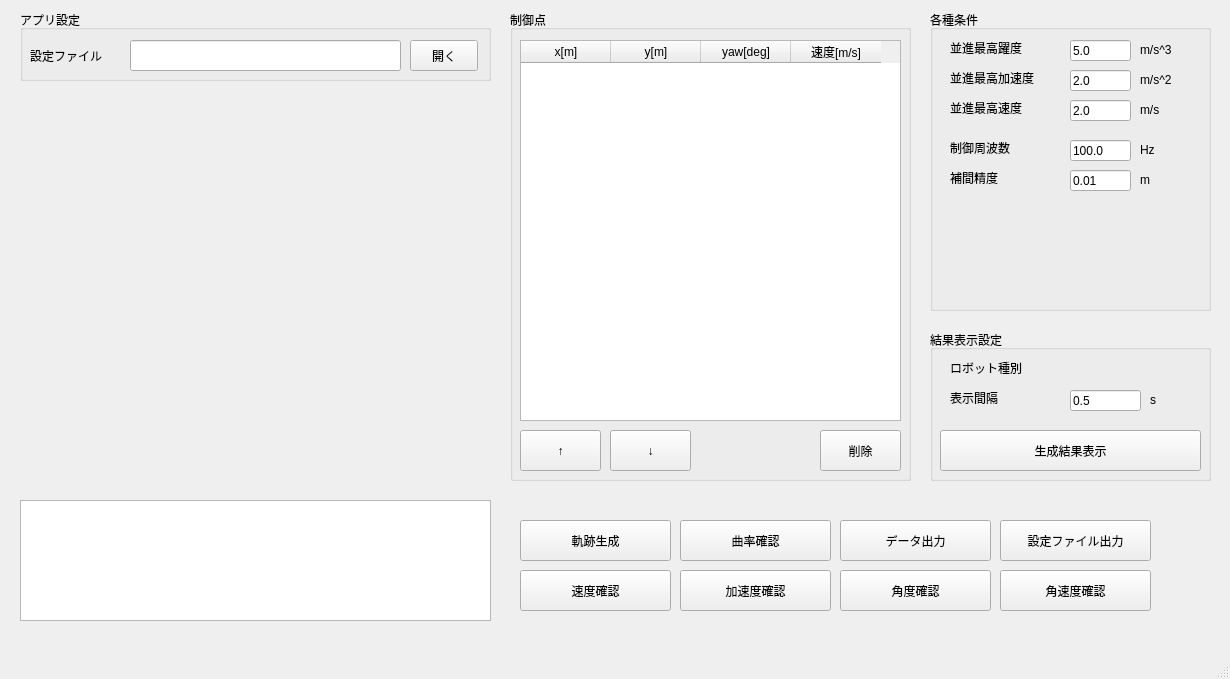
<?xml version="1.0" encoding="UTF-8"?>
<ui version="4.0">
 <class>SimpleTrajectoryGenerator</class>
 <widget class="QMainWindow" name="SimpleTrajectoryGenerator">
  <property name="enabled">
   <bool>true</bool>
  </property>
  <property name="geometry">
   <rect>
    <x>0</x>
    <y>0</y>
    <width>1230</width>
    <height>679</height>
   </rect>
  </property>
  <property name="windowTitle">
   <string>MainWindow</string>
  </property>
  <widget class="QWidget" name="centralwidget">
   <widget class="QTextBrowser" name="textBrowser">
    <property name="geometry">
     <rect>
      <x>20</x>
      <y>500</y>
      <width>471</width>
      <height>121</height>
     </rect>
    </property>
   </widget>
   <widget class="QWidget" name="widget" native="true">
    <property name="geometry">
     <rect>
      <x>20</x>
      <y>100</y>
      <width>471</width>
      <height>401</height>
     </rect>
    </property>
   </widget>
   <widget class="QPushButton" name="pushButton">
    <property name="geometry">
     <rect>
      <x>520</x>
      <y>520</y>
      <width>151</width>
      <height>41</height>
     </rect>
    </property>
    <property name="text">
     <string>軌跡生成</string>
    </property>
   </widget>
   <widget class="QPushButton" name="pushButton_2">
    <property name="enabled">
     <bool>true</bool>
    </property>
    <property name="geometry">
     <rect>
      <x>840</x>
      <y>520</y>
      <width>151</width>
      <height>41</height>
     </rect>
    </property>
    <property name="text">
     <string>データ出力</string>
    </property>
    <property name="default">
     <bool>false</bool>
    </property>
   </widget>
   <widget class="QPushButton" name="pushButton_8">
    <property name="enabled">
     <bool>true</bool>
    </property>
    <property name="geometry">
     <rect>
      <x>1000</x>
      <y>520</y>
      <width>151</width>
      <height>41</height>
     </rect>
    </property>
    <property name="text">
     <string>設定ファイル出力</string>
    </property>
    <property name="default">
     <bool>false</bool>
    </property>
   </widget>
   <widget class="QPushButton" name="pushButton_11">
    <property name="geometry">
     <rect>
      <x>520</x>
      <y>570</y>
      <width>151</width>
      <height>41</height>
     </rect>
    </property>
    <property name="text">
     <string>速度確認</string>
    </property>
   </widget>
   <widget class="QPushButton" name="pushButton_12">
    <property name="geometry">
     <rect>
      <x>680</x>
      <y>570</y>
      <width>151</width>
      <height>41</height>
     </rect>
    </property>
    <property name="text">
     <string>加速度確認</string>
    </property>
   </widget>
   <widget class="QPushButton" name="pushButton_13">
    <property name="geometry">
     <rect>
      <x>680</x>
      <y>520</y>
      <width>151</width>
      <height>41</height>
     </rect>
    </property>
    <property name="text">
     <string>曲率確認</string>
    </property>
   </widget>
   <widget class="QGroupBox" name="groupBox_3">
    <property name="geometry">
     <rect>
      <x>20</x>
      <y>10</y>
      <width>471</width>
      <height>71</height>
     </rect>
    </property>
    <property name="title">
     <string>アプリ設定</string>
    </property>
    <widget class="QPushButton" name="pushButton_7">
     <property name="geometry">
      <rect>
       <x>390</x>
       <y>30</y>
       <width>68</width>
       <height>31</height>
      </rect>
     </property>
     <property name="text">
      <string>開く</string>
     </property>
    </widget>
    <widget class="QLabel" name="label_7">
     <property name="geometry">
      <rect>
       <x>10</x>
       <y>30</y>
       <width>91</width>
       <height>31</height>
      </rect>
     </property>
     <property name="text">
      <string>設定ファイル</string>
     </property>
    </widget>
    <widget class="QLineEdit" name="lineEdit_00">
     <property name="geometry">
      <rect>
       <x>110</x>
       <y>30</y>
       <width>271</width>
       <height>31</height>
      </rect>
     </property>
     <property name="text">
      <string/>
     </property>
    </widget>
   </widget>
   <widget class="QGroupBox" name="groupBox">
    <property name="geometry">
     <rect>
      <x>510</x>
      <y>10</y>
      <width>401</width>
      <height>471</height>
     </rect>
    </property>
    <property name="title">
     <string>制御点</string>
    </property>
    <widget class="QPushButton" name="pushButton_3">
     <property name="geometry">
      <rect>
       <x>10</x>
       <y>420</y>
       <width>81</width>
       <height>41</height>
      </rect>
     </property>
     <property name="text">
      <string>↑</string>
     </property>
    </widget>
    <widget class="QPushButton" name="pushButton_4">
     <property name="geometry">
      <rect>
       <x>100</x>
       <y>420</y>
       <width>81</width>
       <height>41</height>
      </rect>
     </property>
     <property name="text">
      <string>↓</string>
     </property>
    </widget>
    <widget class="QPushButton" name="pushButton_6">
     <property name="geometry">
      <rect>
       <x>310</x>
       <y>420</y>
       <width>81</width>
       <height>41</height>
      </rect>
     </property>
     <property name="text">
      <string>削除</string>
     </property>
    </widget>
    <widget class="QTableWidget" name="tableWidget">
     <property name="geometry">
      <rect>
       <x>10</x>
       <y>30</y>
       <width>381</width>
       <height>381</height>
      </rect>
     </property>
     <attribute name="horizontalHeaderCascadingSectionResizes">
      <bool>true</bool>
     </attribute>
     <attribute name="horizontalHeaderDefaultSectionSize">
      <number>90</number>
     </attribute>
     <attribute name="verticalHeaderMinimumSectionSize">
      <number>30</number>
     </attribute>
     <column>
      <property name="text">
       <string>x[m]</string>
      </property>
     </column>
     <column>
      <property name="text">
       <string>y[m]</string>
      </property>
     </column>
     <column>
      <property name="text">
       <string>yaw[deg]</string>
      </property>
     </column>
     <column>
      <property name="text">
       <string>速度[m/s]</string>
      </property>
     </column>
    </widget>
   </widget>
   <widget class="QGroupBox" name="groupBox_2">
    <property name="geometry">
     <rect>
      <x>930</x>
      <y>10</y>
      <width>281</width>
      <height>301</height>
     </rect>
    </property>
    <property name="title">
     <string>各種条件</string>
    </property>
    <widget class="QLabel" name="label_2">
     <property name="geometry">
      <rect>
       <x>20</x>
       <y>90</y>
       <width>111</width>
       <height>16</height>
      </rect>
     </property>
     <property name="text">
      <string>並進最高速度</string>
     </property>
    </widget>
    <widget class="QLabel" name="label_3">
     <property name="geometry">
      <rect>
       <x>20</x>
       <y>60</y>
       <width>111</width>
       <height>16</height>
      </rect>
     </property>
     <property name="text">
      <string>並進最高加速度</string>
     </property>
    </widget>
    <widget class="QLineEdit" name="lineEdit_03">
     <property name="geometry">
      <rect>
       <x>140</x>
       <y>90</y>
       <width>61</width>
       <height>21</height>
      </rect>
     </property>
     <property name="text">
      <string>2.0</string>
     </property>
    </widget>
    <widget class="QLineEdit" name="lineEdit_02">
     <property name="geometry">
      <rect>
       <x>140</x>
       <y>60</y>
       <width>61</width>
       <height>21</height>
      </rect>
     </property>
     <property name="text">
      <string>2.0</string>
     </property>
    </widget>
    <widget class="QLabel" name="label_5">
     <property name="geometry">
      <rect>
       <x>210</x>
       <y>90</y>
       <width>51</width>
       <height>20</height>
      </rect>
     </property>
     <property name="text">
      <string>m/s</string>
     </property>
    </widget>
    <widget class="QLabel" name="label_6">
     <property name="geometry">
      <rect>
       <x>210</x>
       <y>60</y>
       <width>51</width>
       <height>20</height>
      </rect>
     </property>
     <property name="text">
      <string>m/s^2</string>
     </property>
    </widget>
    <widget class="QLabel" name="label">
     <property name="geometry">
      <rect>
       <x>20</x>
       <y>130</y>
       <width>111</width>
       <height>16</height>
      </rect>
     </property>
     <property name="text">
      <string>制御周波数</string>
     </property>
    </widget>
    <widget class="QLabel" name="label_4">
     <property name="geometry">
      <rect>
       <x>210</x>
       <y>130</y>
       <width>51</width>
       <height>20</height>
      </rect>
     </property>
     <property name="text">
      <string>Hz</string>
     </property>
    </widget>
    <widget class="QLineEdit" name="lineEdit_07">
     <property name="geometry">
      <rect>
       <x>140</x>
       <y>130</y>
       <width>61</width>
       <height>21</height>
      </rect>
     </property>
     <property name="text">
      <string>100.0</string>
     </property>
    </widget>
    <widget class="QLineEdit" name="lineEdit_08">
     <property name="geometry">
      <rect>
       <x>140</x>
       <y>160</y>
       <width>61</width>
       <height>21</height>
      </rect>
     </property>
     <property name="text">
      <string>0.01</string>
     </property>
    </widget>
    <widget class="QLabel" name="label_15">
     <property name="geometry">
      <rect>
       <x>210</x>
       <y>160</y>
       <width>51</width>
       <height>20</height>
      </rect>
     </property>
     <property name="text">
      <string>m</string>
     </property>
    </widget>
    <widget class="QLabel" name="label_14">
     <property name="geometry">
      <rect>
       <x>20</x>
       <y>30</y>
       <width>111</width>
       <height>16</height>
      </rect>
     </property>
     <property name="text">
      <string>並進最高躍度</string>
     </property>
    </widget>
    <widget class="QLabel" name="label_25">
     <property name="geometry">
      <rect>
       <x>210</x>
       <y>30</y>
       <width>51</width>
       <height>20</height>
      </rect>
     </property>
     <property name="text">
      <string>m/s^3</string>
     </property>
    </widget>
    <widget class="QLineEdit" name="lineEdit_01">
     <property name="geometry">
      <rect>
       <x>140</x>
       <y>30</y>
       <width>61</width>
       <height>21</height>
      </rect>
     </property>
     <property name="text">
      <string>5.0</string>
     </property>
    </widget>
    <widget class="QLabel" name="label_9">
     <property name="geometry">
      <rect>
       <x>20</x>
       <y>160</y>
       <width>111</width>
       <height>16</height>
      </rect>
     </property>
     <property name="text">
      <string>補間精度</string>
     </property>
    </widget>
   </widget>
   <widget class="QGroupBox" name="groupBox_5">
    <property name="geometry">
     <rect>
      <x>930</x>
      <y>330</y>
      <width>281</width>
      <height>151</height>
     </rect>
    </property>
    <property name="title">
     <string>結果表示設定</string>
    </property>
    <widget class="QLabel" name="label_8">
     <property name="geometry">
      <rect>
       <x>20</x>
       <y>30</y>
       <width>111</width>
       <height>16</height>
      </rect>
     </property>
     <property name="text">
      <string>ロボット種別</string>
     </property>
    </widget>
    <widget class="QLabel" name="label_18">
     <property name="geometry">
      <rect>
       <x>220</x>
       <y>60</y>
       <width>51</width>
       <height>20</height>
      </rect>
     </property>
     <property name="text">
      <string>s</string>
     </property>
    </widget>
    <widget class="QLineEdit" name="lineEdit_04">
     <property name="geometry">
      <rect>
       <x>140</x>
       <y>60</y>
       <width>71</width>
       <height>21</height>
      </rect>
     </property>
     <property name="text">
      <string>0.5</string>
     </property>
    </widget>
    <widget class="QLabel" name="label_16">
     <property name="geometry">
      <rect>
       <x>20</x>
       <y>60</y>
       <width>111</width>
       <height>16</height>
      </rect>
     </property>
     <property name="text">
      <string>表示間隔</string>
     </property>
    </widget>
    <widget class="QPushButton" name="pushButton_9">
     <property name="enabled">
      <bool>true</bool>
     </property>
     <property name="geometry">
      <rect>
       <x>10</x>
       <y>100</y>
       <width>261</width>
       <height>41</height>
      </rect>
     </property>
     <property name="text">
      <string>生成結果表示</string>
     </property>
     <property name="default">
      <bool>false</bool>
     </property>
    </widget>
    <widget class="QLabel" name="label_19">
     <property name="geometry">
      <rect>
       <x>140</x>
       <y>30</y>
       <width>131</width>
       <height>20</height>
      </rect>
     </property>
     <property name="text">
      <string/>
     </property>
    </widget>
   </widget>
   <widget class="QPushButton" name="pushButton_16">
    <property name="geometry">
     <rect>
      <x>840</x>
      <y>570</y>
      <width>151</width>
      <height>41</height>
     </rect>
    </property>
    <property name="text">
     <string>角度確認</string>
    </property>
   </widget>
   <widget class="QPushButton" name="pushButton_14">
    <property name="enabled">
     <bool>true</bool>
    </property>
    <property name="geometry">
     <rect>
      <x>1000</x>
      <y>570</y>
      <width>151</width>
      <height>41</height>
     </rect>
    </property>
    <property name="text">
     <string>角速度確認</string>
    </property>
    <property name="default">
     <bool>false</bool>
    </property>
   </widget>
  </widget>
  <widget class="QMenuBar" name="menubar">
   <property name="geometry">
    <rect>
     <x>0</x>
     <y>0</y>
     <width>1230</width>
     <height>28</height>
    </rect>
   </property>
  </widget>
  <widget class="QStatusBar" name="statusbar"/>
 </widget>
 <resources/>
 <connections>
  <connection>
   <sender>pushButton</sender>
   <signal>clicked()</signal>
   <receiver>SimpleTrajectoryGenerator</receiver>
   <slot>button_generate_Click()</slot>
   <hints>
    <hint type="sourcelabel">
     <x>750</x>
     <y>562</y>
    </hint>
    <hint type="destinationlabel">
     <x>584</x>
     <y>511</y>
    </hint>
   </hints>
  </connection>
  <connection>
   <sender>pushButton_2</sender>
   <signal>clicked()</signal>
   <receiver>SimpleTrajectoryGenerator</receiver>
   <slot>button_export_Click()</slot>
   <hints>
    <hint type="sourcelabel">
     <x>953</x>
     <y>552</y>
    </hint>
    <hint type="destinationlabel">
     <x>833</x>
     <y>513</y>
    </hint>
   </hints>
  </connection>
  <connection>
   <sender>pushButton_3</sender>
   <signal>clicked()</signal>
   <receiver>SimpleTrajectoryGenerator</receiver>
   <slot>button_cell_up_Click()</slot>
   <hints>
    <hint type="sourcelabel">
     <x>590</x>
     <y>492</y>
    </hint>
    <hint type="destinationlabel">
     <x>586</x>
     <y>377</y>
    </hint>
   </hints>
  </connection>
  <connection>
   <sender>pushButton_4</sender>
   <signal>clicked()</signal>
   <receiver>SimpleTrajectoryGenerator</receiver>
   <slot>button_cell_down_Click()</slot>
   <hints>
    <hint type="sourcelabel">
     <x>680</x>
     <y>492</y>
    </hint>
    <hint type="destinationlabel">
     <x>941</x>
     <y>380</y>
    </hint>
   </hints>
  </connection>
  <connection>
   <sender>pushButton_6</sender>
   <signal>clicked()</signal>
   <receiver>SimpleTrajectoryGenerator</receiver>
   <slot>button_cell_delete_Click()</slot>
   <hints>
    <hint type="sourcelabel">
     <x>883</x>
     <y>492</y>
    </hint>
    <hint type="destinationlabel">
     <x>586</x>
     <y>445</y>
    </hint>
   </hints>
  </connection>
  <connection>
   <sender>pushButton_7</sender>
   <signal>clicked()</signal>
   <receiver>SimpleTrajectoryGenerator</receiver>
   <slot>button_select_settingfile()</slot>
   <hints>
    <hint type="sourcelabel">
     <x>420</x>
     <y>92</y>
    </hint>
    <hint type="destinationlabel">
     <x>1208</x>
     <y>132</y>
    </hint>
   </hints>
  </connection>
  <connection>
   <sender>pushButton_8</sender>
   <signal>clicked()</signal>
   <receiver>SimpleTrajectoryGenerator</receiver>
   <slot>button_export_settingfile()</slot>
   <hints>
    <hint type="sourcelabel">
     <x>1050</x>
     <y>562</y>
    </hint>
    <hint type="destinationlabel">
     <x>1192</x>
     <y>616</y>
    </hint>
   </hints>
  </connection>
  <connection>
   <sender>tableWidget</sender>
   <signal>cellChanged(int,int)</signal>
   <receiver>SimpleTrajectoryGenerator</receiver>
   <slot>cell_changed()</slot>
   <hints>
    <hint type="sourcelabel">
     <x>598</x>
     <y>251</y>
    </hint>
    <hint type="destinationlabel">
     <x>861</x>
     <y>556</y>
    </hint>
   </hints>
  </connection>
  <connection>
   <sender>pushButton_11</sender>
   <signal>clicked()</signal>
   <receiver>SimpleTrajectoryGenerator</receiver>
   <slot>button_speed_check()</slot>
   <hints>
    <hint type="sourcelabel">
     <x>772</x>
     <y>617</y>
    </hint>
    <hint type="destinationlabel">
     <x>695</x>
     <y>560</y>
    </hint>
   </hints>
  </connection>
  <connection>
   <sender>pushButton_12</sender>
   <signal>clicked()</signal>
   <receiver>SimpleTrajectoryGenerator</receiver>
   <slot>button_acceleration_check()</slot>
   <hints>
    <hint type="sourcelabel">
     <x>894</x>
     <y>604</y>
    </hint>
    <hint type="destinationlabel">
     <x>772</x>
     <y>668</y>
    </hint>
   </hints>
  </connection>
  <connection>
   <sender>pushButton_13</sender>
   <signal>clicked()</signal>
   <receiver>SimpleTrajectoryGenerator</receiver>
   <slot>button_curvature_check()</slot>
   <hints>
    <hint type="sourcelabel">
     <x>846</x>
     <y>579</y>
    </hint>
    <hint type="destinationlabel">
     <x>967</x>
     <y>668</y>
    </hint>
   </hints>
  </connection>
  <connection>
   <sender>pushButton_9</sender>
   <signal>clicked()</signal>
   <receiver>SimpleTrajectoryGenerator</receiver>
   <slot>button_view_result()</slot>
   <hints>
    <hint type="sourcelabel">
     <x>986</x>
     <y>451</y>
    </hint>
    <hint type="destinationlabel">
     <x>1160</x>
     <y>476</y>
    </hint>
   </hints>
  </connection>
  <connection>
   <sender>pushButton_16</sender>
   <signal>clicked()</signal>
   <receiver>SimpleTrajectoryGenerator</receiver>
   <slot>button_angle_check()</slot>
   <hints>
    <hint type="sourcelabel">
     <x>1024</x>
     <y>606</y>
    </hint>
    <hint type="destinationlabel">
     <x>979</x>
     <y>629</y>
    </hint>
   </hints>
  </connection>
  <connection>
   <sender>pushButton_14</sender>
   <signal>clicked()</signal>
   <receiver>SimpleTrajectoryGenerator</receiver>
   <slot>button_angular_speed_check()</slot>
   <hints>
    <hint type="sourcelabel">
     <x>1095</x>
     <y>611</y>
    </hint>
    <hint type="destinationlabel">
     <x>1193</x>
     <y>503</y>
    </hint>
   </hints>
  </connection>
 </connections>
 <slots>
  <slot>setTextHelloWorld()</slot>
  <slot>button_generate_Click()</slot>
  <slot>button_export_Click()</slot>
  <slot>button_cell_up_Click()</slot>
  <slot>button_cell_down_Click()</slot>
  <slot>cell_changed()</slot>
  <slot>button_cell_add_Click()</slot>
  <slot>button_cell_delete_Click()</slot>
  <slot>button_select_settingfile()</slot>
  <slot>button_export_settingfile()</slot>
  <slot>button_open_map()</slot>
  <slot>button_adjust_origin()</slot>
  <slot>button_speed_check()</slot>
  <slot>button_acceleration_check()</slot>
  <slot>button_curvature_check()</slot>
  <slot>button_view_result()</slot>
  <slot>button_deg2rad()</slot>
  <slot>button_rad2deg()</slot>
  <slot>button_angle_check()</slot>
  <slot>button_angular_speed_check()</slot>
 </slots>
</ui>
